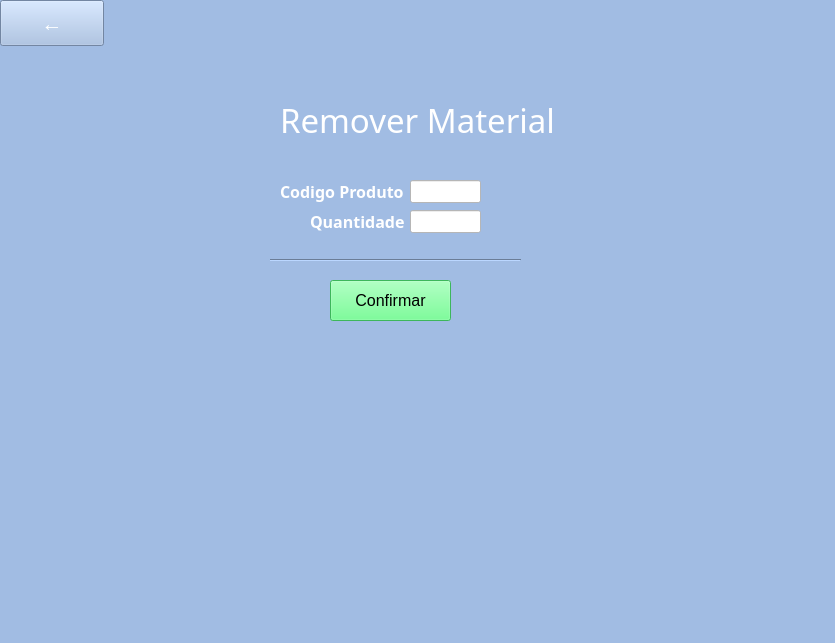
<?xml version="1.0" encoding="UTF-8"?>
<ui version="4.0">
 <class>MainWindow</class>
 <widget class="QMainWindow" name="MainWindow">
  <property name="geometry">
   <rect>
    <x>0</x>
    <y>0</y>
    <width>835</width>
    <height>643</height>
   </rect>
  </property>
  <property name="windowTitle">
   <string>SystemControlMecânica </string>
  </property>
  <property name="styleSheet">
   <string notr="true">background-color: rgb(161, 188, 227);</string>
  </property>
  <widget class="QWidget" name="centralwidget">
   <widget class="QLabel" name="label">
    <property name="geometry">
     <rect>
      <x>280</x>
      <y>80</y>
      <width>631</width>
      <height>81</height>
     </rect>
    </property>
    <property name="font">
     <font>
      <family>Mercado</family>
      <pointsize>25</pointsize>
     </font>
    </property>
    <property name="autoFillBackground">
     <bool>false</bool>
    </property>
    <property name="styleSheet">
     <string notr="true">color: rgb(0, 0, 0);</string>
    </property>
    <property name="text">
     <string>&lt;html&gt;&lt;head/&gt;&lt;body&gt;&lt;p&gt;&lt;span style=&quot; color:#ffffff;&quot;&gt;Remover Material&lt;/span&gt;&lt;/p&gt;&lt;/body&gt;&lt;/html&gt;</string>
    </property>
   </widget>
   <widget class="QLabel" name="Produto">
    <property name="enabled">
     <bool>true</bool>
    </property>
    <property name="geometry">
     <rect>
      <x>280</x>
      <y>180</y>
      <width>131</width>
      <height>23</height>
     </rect>
    </property>
    <property name="font">
     <font>
      <family>Gotham</family>
      <pointsize>12</pointsize>
      <weight>75</weight>
      <italic>false</italic>
      <bold>true</bold>
     </font>
    </property>
    <property name="statusTip">
     <string/>
    </property>
    <property name="autoFillBackground">
     <bool>false</bool>
    </property>
    <property name="styleSheet">
     <string notr="true">color: rgb(0, 0, 0);
</string>
    </property>
    <property name="frameShape">
     <enum>QFrame::NoFrame</enum>
    </property>
    <property name="frameShadow">
     <enum>QFrame::Sunken</enum>
    </property>
    <property name="text">
     <string>&lt;html&gt;&lt;head/&gt;&lt;body&gt;&lt;p&gt;&lt;span style=&quot; color:#ffffff;&quot;&gt;Codigo Produto&lt;/span&gt;&lt;/p&gt;&lt;/body&gt;&lt;/html&gt;</string>
    </property>
    <property name="textFormat">
     <enum>Qt::AutoText</enum>
    </property>
   </widget>
   <widget class="QLabel" name="qtd">
    <property name="geometry">
     <rect>
      <x>310</x>
      <y>210</y>
      <width>101</width>
      <height>23</height>
     </rect>
    </property>
    <property name="font">
     <font>
      <family>Gotham</family>
      <pointsize>12</pointsize>
      <weight>75</weight>
      <italic>false</italic>
      <bold>true</bold>
     </font>
    </property>
    <property name="styleSheet">
     <string notr="true">color: rgb(0, 0, 0);</string>
    </property>
    <property name="frameShape">
     <enum>QFrame::NoFrame</enum>
    </property>
    <property name="frameShadow">
     <enum>QFrame::Sunken</enum>
    </property>
    <property name="text">
     <string>&lt;html&gt;&lt;head/&gt;&lt;body&gt;&lt;p&gt;&lt;span style=&quot; color:#ffffff;&quot;&gt;Quantidade&lt;/span&gt;&lt;/p&gt;&lt;/body&gt;&lt;/html&gt;</string>
    </property>
    <property name="textFormat">
     <enum>Qt::AutoText</enum>
    </property>
   </widget>
   <widget class="QLineEdit" name="quantidader">
    <property name="geometry">
     <rect>
      <x>410</x>
      <y>210</y>
      <width>71</width>
      <height>23</height>
     </rect>
    </property>
    <property name="styleSheet">
     <string notr="true">background-color: rgb(255, 255, 255);</string>
    </property>
   </widget>
   <widget class="QPushButton" name="buttonr">
    <property name="geometry">
     <rect>
      <x>330</x>
      <y>280</y>
      <width>121</width>
      <height>41</height>
     </rect>
    </property>
    <property name="font">
     <font>
      <pointsize>12</pointsize>
     </font>
    </property>
    <property name="styleSheet">
     <string notr="true">background-color: rgb(85, 255, 127);</string>
    </property>
    <property name="text">
     <string>Confirmar</string>
    </property>
   </widget>
   <widget class="QLineEdit" name="codigor">
    <property name="geometry">
     <rect>
      <x>410</x>
      <y>180</y>
      <width>71</width>
      <height>23</height>
     </rect>
    </property>
    <property name="styleSheet">
     <string notr="true">background-color: rgb(255, 255, 255);</string>
    </property>
    <property name="text">
     <string/>
    </property>
   </widget>
   <widget class="QPushButton" name="voltar">
    <property name="geometry">
     <rect>
      <x>0</x>
      <y>0</y>
      <width>104</width>
      <height>46</height>
     </rect>
    </property>
    <property name="sizeIncrement">
     <size>
      <width>0</width>
      <height>0</height>
     </size>
    </property>
    <property name="font">
     <font>
      <pointsize>16</pointsize>
     </font>
    </property>
    <property name="styleSheet">
     <string notr="true">color: rgb(255, 255, 255);</string>
    </property>
    <property name="text">
     <string>←</string>
    </property>
   </widget>
   <widget class="Line" name="line">
    <property name="geometry">
     <rect>
      <x>270</x>
      <y>250</y>
      <width>251</width>
      <height>20</height>
     </rect>
    </property>
    <property name="orientation">
     <enum>Qt::Horizontal</enum>
    </property>
   </widget>
  </widget>
  <widget class="QMenuBar" name="menubar">
   <property name="geometry">
    <rect>
     <x>0</x>
     <y>0</y>
     <width>835</width>
     <height>21</height>
    </rect>
   </property>
  </widget>
  <widget class="QStatusBar" name="statusbar"/>
 </widget>
 <resources/>
 <connections/>
</ui>
